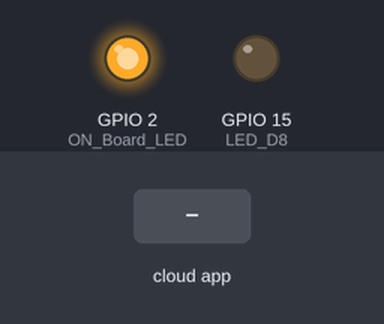
Bench run of a sketch on a simulated ESP8266 (NodeMCU). On the bench: output pins drawn as LEDs (lit = HIGH). The inputs (shaded band) are chosen by the test bench. WiFi joins after 1.5 s; servers stay silent unless stated; the Firebase database answers and starts empty; what the sketch prints to the serial monitor is not drawn.

Above: at 3.2 s.
3.3 s: the phone or cloud app sets LEDStat to on
At 6.3 s:
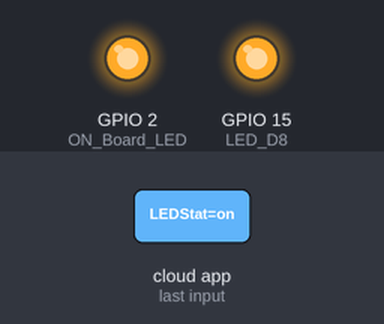
6.8 s: the phone or cloud app sets LEDStat to off
At 9.3 s:
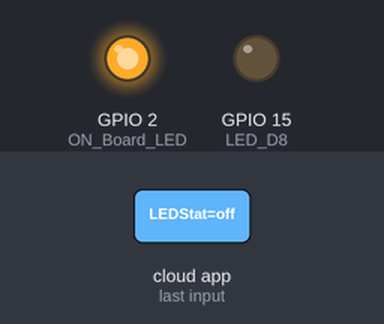
Timing chart, 0 to 10.8 s (numbered marks = the images above; inputs shaded):
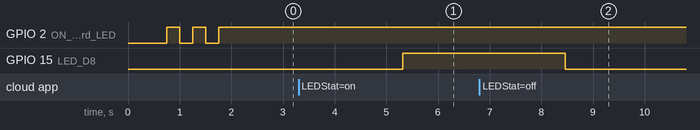

Measured:
- after the input at 3.3 s, GPIO 15 (LED_D8): LOW → HIGH after 2.0 s
- after the input at 6.8 s, GPIO 15 (LED_D8): HIGH → LOW after 1.7 s

The sketch:

lightsout.ino
```cpp
#include <ESP8266WiFi.h>
#include <FirebaseArduino.h>
#include <ArduinoJson.h>
#include <ESP8266HTTPClient.h>

#define FIREBASE_HOST "lights-out-ecee4.firebaseio.com" //--> URL address of your Firebase Realtime Database.
#define FIREBASE_AUTH "H40bVf80vIYu3xpE1zFUU3fpiiuyetgWDtKY6xlK" //--> Your firebase database secret code.

#define ON_Board_LED 2  //--> Defining an On Board LED, used for indicators when the process of connecting to a wifi router

#define LED_D8 15 //--> Defines an LED Pin. D8 = GPIO15

//----------------------------------------SSID and Password of your WiFi router.
const char* ssid = "Redmi Note 9 Pro"; //--> Your wifi name or SSID.
const char* password = "lele1234"; //--> Your wifi password.
//----------------------------------------

void setup() {
  // put your setup code here, to run once:
  Serial.begin(9600);
  delay(500);

  WiFi.begin(ssid, password); //--> Connect to your WiFi router
  Serial.println("");

  pinMode(ON_Board_LED,OUTPUT); //--> On Board LED port Direction output
  digitalWrite(ON_Board_LED, HIGH); //--> Turn off Led On Board

  pinMode(LED_D8,OUTPUT); //--> LED port Direction output
  digitalWrite(LED_D8, LOW); //--> Turn off Led

  //----------------------------------------Wait for connection
  Serial.print("Connecting");
  while (WiFi.status() != WL_CONNECTED) {
    Serial.print(".");
    //----------------------------------------Make the On Board Flashing LED on the process of connecting to the wifi router.
    digitalWrite(ON_Board_LED, LOW);
    delay(250);
    digitalWrite(ON_Board_LED, HIGH);
    delay(250);
    //----------------------------------------
  }
  //----------------------------------------
  digitalWrite(ON_Board_LED, HIGH); //--> Turn off the On Board LED when it is connected to the wifi router.
  //----------------------------------------If successfully connected to the wifi router, the IP Address that will be visited is displayed in the serial monitor
  Serial.println("");
  Serial.print("Successfully connected to : ");
  Serial.println(ssid);
  Serial.print("IP address: ");
  Serial.println(WiFi.localIP());
  Serial.println();
  //----------------------------------------

  //----------------------------------------Firebase Realtime Database Configuration.
  Firebase.begin("lights-out-ecee4.firebaseio.com", "H40bVf80vIYu3xpE1zFUU3fpiiuyetgWDtKY6xlK");
  //----------------------------------------
}

void loop() {
  // put your main code here, to run repeatedly:

  //----------------------------------------Get data from the Firebase Realtime Database.
  String getData = Firebase.getString("LEDStat");
    //Firebase.setString("LEDStat", "OFF");
  // Conditions for handling errors.
  if (Firebase.failed()) {
      Serial.print("Getting /Stat failed :");
      Serial.println(Firebase.error());
      delay(500);
      return;
  }
  //----------------------------------------

  //----------------------------------------Conditions for turning off or turning on the LED.

  if (getData == "on") {
    digitalWrite(LED_D8, HIGH);
    Serial.println("LED On");
    Serial.println();
  }

  if (getData == "off") {
    digitalWrite(LED_D8, LOW);
    Serial.println("LED off");
    Serial.println();
  }
  //----------------------------------------

  delay(3000);
}
```
